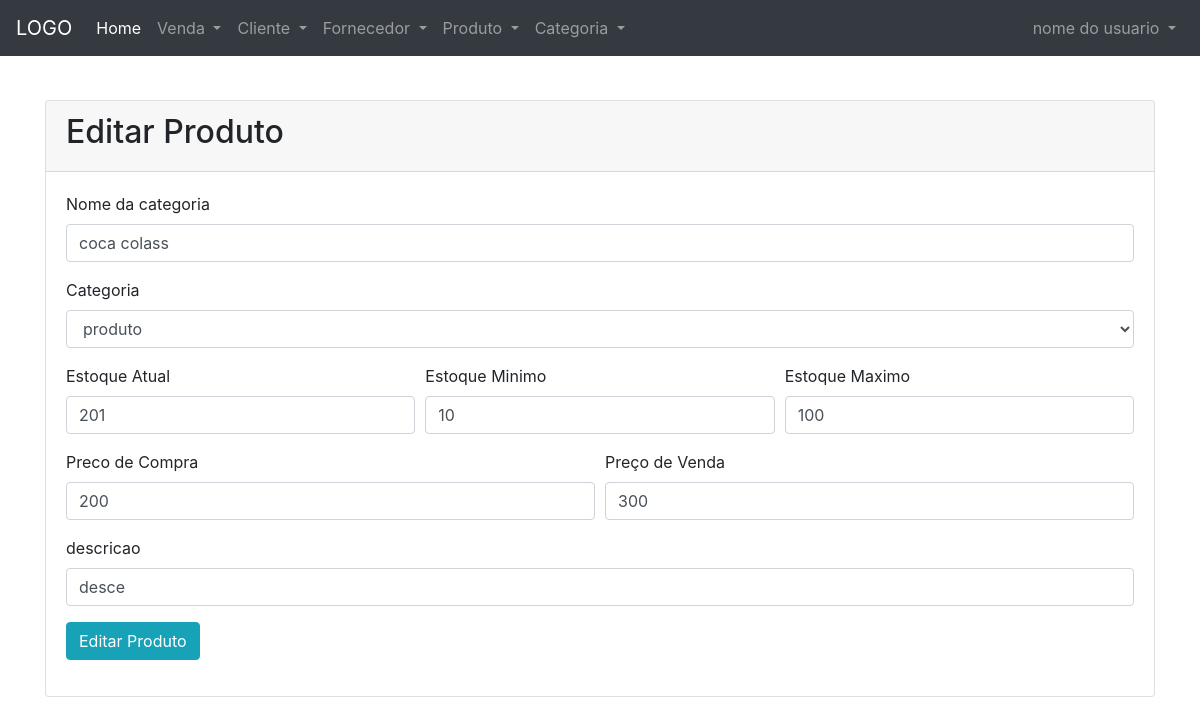
/produto/edit-produto.php?id=15, run on the app's committed database.
### tables this page shows
CREATE TABLE `produto` (
  `pro_id` int(11) NOT NULL,
  `pro_nome` varchar(150) NOT NULL,
  `pro_descricao` varchar(200) DEFAULT NULL,
  `pro_img` varchar(150) DEFAULT NULL,
  `pro_quantidade_atual` int(11) DEFAULT NULL,
  `pro_quantidade_minima` int(11) DEFAULT NULL,
  `pro_quantidade_maxima` int(11) DEFAULT NULL,
  `pro_venda` float DEFAULT NULL,
  `pro_compra` float DEFAULT NULL,
  `cat_id` int(11) DEFAULT NULL
);

### produto/edit-produto.php (the view, shortened to what this page needs)
<?php
require '../conexao/conexao.php';
require '../base/header.php';
$id = $_GET['id'];
$sql = 'SELECT * FROM produto WHERE pro_id=:id';
$statement = $conn->prepare($sql);
$statement->execute([':id' => $id ]);
$row = $statement->fetch(PDO::FETCH_OBJ);
?>
<div class="container">
    <div class="card mt-5">
        <div class="card-header">
            <h2>Editar Produto</h2>
        </div>
        <div class="card-body">
            <form method="post">
                    <div class="form-group">
                        <label for="name">Nome da categoria</label>
                        <input value="<?= $row->pro_nome; ?>" type="text" name="name" id="name" class="form-control">
                    </div>
                    <div class="form-group">
                        <label for="Categoria">Categoria</label>
                        <select class="form-control" id="Categoria" name="cat_id">
                            <option  value="" id=""">produto</option>
                        </select>
                    </div>
                    <div class="form-row">
                        <div class="form-group col-md-4">
                            <label for="pro_quantidade_atual-i">Estoque Atual</label>
                            <input  type="number" class="form-control" id="pro_quantidade_atual" name="pro_quantidade_atual"  value="<?= $row->pro_quantidade_atual; ?>" placeholder="">
                        </div>
                        <div class="form-group col-md-4">
                            <label for="pro_quantidade_minima-i">Estoque Minimo</label>
                            <input type="number" class="form-control" id="pro_quantidade_minima" name="pro_quantidade_minima" placeholder=""  value="<?= $row->pro_quantidade_minima; ?>">
                        </div>
                        <div class="form-group col-md-4">
                            <label for="pro_quantidade_maxima-e">Estoque Maximo</label>
                            <input type="number" class="form-control" id="pro_quantidade_maxima" name="pro_quantidade_maxima" placeholder=""  value="<?= $row->pro_quantidade_maxima; ?>">
                        </div>
                        <div class="form-group col-md-6">
                            <label for="pro_compra-e">Preco de Compra</label>
                            <input type="number" class="form-control" id="pro_compr"  name="pro_compra" placeholder="" value="<?= $row->pro_compra; ?>">
                        </div>
                        <div class="form-group col-md-6">
                            <label for="pro_venda-e">Preço de Venda </label>
                            <input type="number" class="form-control" id="pro_venda" name="pro_venda" placeholder=""  value="<?= $row->pro_venda; ?>">
                        </div>
                    </div>
                    <div class="form-group">
                        <label for="p-pro_descricao">descricao</label>
                        <input type="text" class="form-control" id="descricao" name="descricao" placeholder=""  value="<?= $row->pro_descricao; ?>">
                    </div>
                <div class="form-group">
                    <button type="submit" class="btn btn-info">Editar Produto</button>
                </div>
            </form>
        </div>
    </div>
</div>
<?php require '../base/footer.php';
?>

### static/css/estilo.css (style rules this page uses)
.container { margin-top: 100px; }

### data on the page
produto: name "coca colass", pro_quantidade_atual "201", pro_quantidade_minima "10", pro_quantidade_maxima "100", pro_compra "200", pro_venda "300", descricao "desce"
